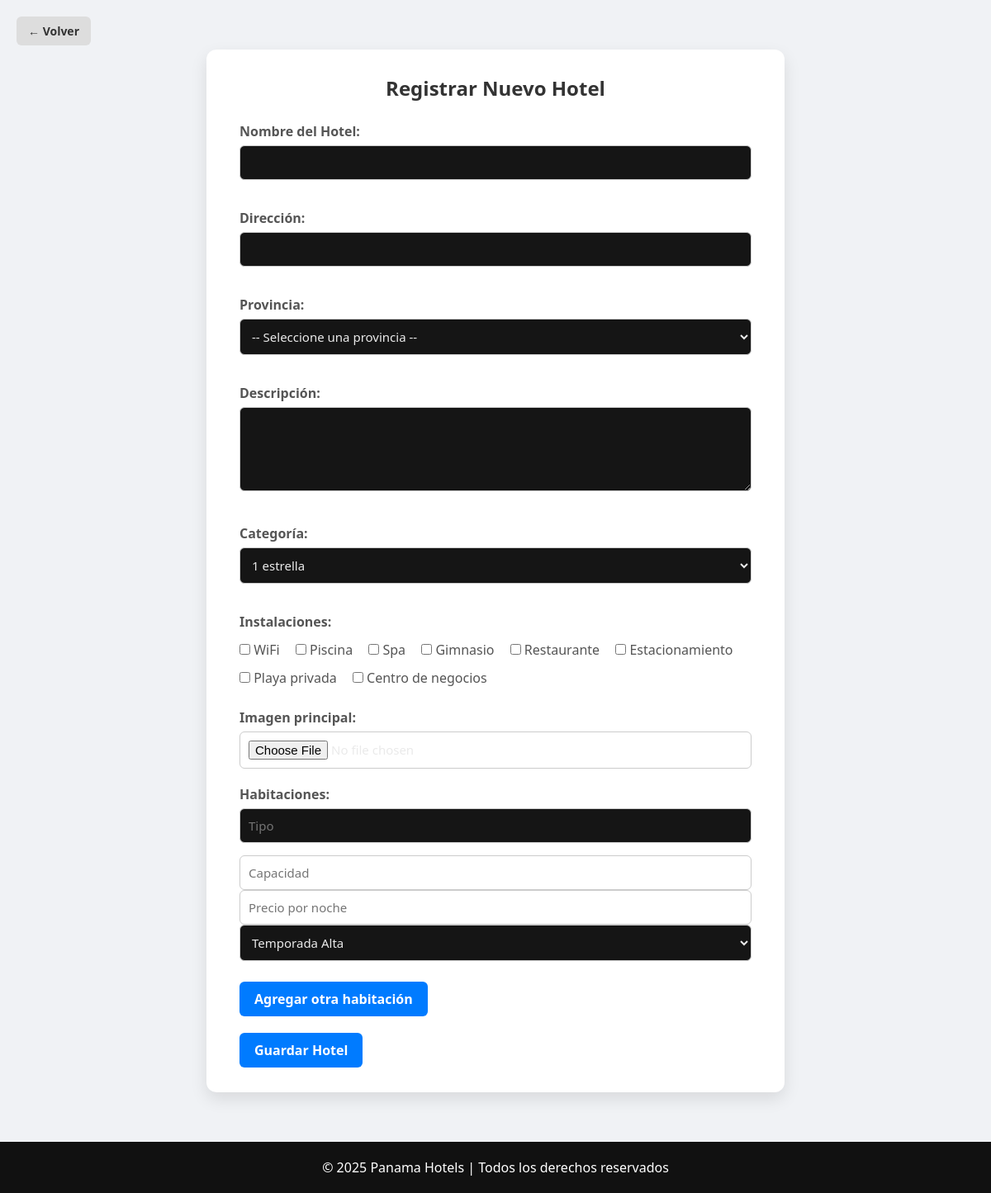
Page /editor/formulario_hotel.php (signed in) on the committed database.
### tables this page shows
CREATE TABLE IF NOT EXISTS `instalaciones` (
  `id` int NOT NULL AUTO_INCREMENT,
  `nombre` varchar(100) NOT NULL,
  PRIMARY KEY (`id`)
);

### editor/formulario_hotel.php (the view, shortened to what this page needs)
<?php
$db = new mod_db();
$conn = $db->getConexion();
$categorias = $conn->query("SELECT * FROM categorias")->fetchAll(PDO::FETCH_ASSOC);
$instalaciones = $conn->query("SELECT * FROM instalaciones")->fetchAll(PDO::FETCH_ASSOC);
?>
<!DOCTYPE html>
<html lang="es">
<head>
  <link rel="stylesheet" href="../css/estilosGenerales.css">
  <link rel="stylesheet" href="../css/formulario_hotel.css">
</head>
<body>
<a href="dashboard_editor.php" class="back-button">← Volver</a>
<div class="form-container">
  <h2>Registrar Nuevo Hotel</h2>
  <form action="procesar_hotel.php" method="POST" enctype="multipart/form-data">
    <div class="form-group">
      <label>Nombre del Hotel:</label>
      <input type="text" name="nombre" required>
    </div>
    <div class="form-group">
      <label>Dirección:</label>
      <input type="text" name="direccion" required>
    </div>
    <div class="form-group">
      <label>Provincia:</label>
      <select name="provincia_id" required>
        <option value="">-- Seleccione una provincia --</option>
      </select>
    </div>
    <div class="form-group">
      <label>Descripción:</label>
      <textarea name="descripcion" rows="4" required></textarea>
    </div>
    <div class="form-group">
      <label>Categoría:</label>
      <select name="categoria_id" required>
        <?php foreach ($categorias as $cat): ?>
          <option value="<?= $cat['id'] ?>"><?= $cat['nombre'] ?></option>
        <?php endforeach; ?>
      </select>
    </div>
    <div class="form-group">
      <label>Instalaciones:</label>
      <div class="checkboxes">
        <?php foreach ($instalaciones as $inst): ?>
          <label>
            <input type="checkbox" name="instalaciones[]" value="<?= $inst['id'] ?>"> <?= $inst['nombre'] ?>
          </label>
        <?php endforeach; ?>
      </div>
    </div>
    <div class="form-group">
      <label>Imagen principal:</label>
      <input type="file" name="imagen" accept="image/*" required>
    </div>
    <div class="form-group">
      <label>Habitaciones:</label>
      <div id="habitaciones">
        <div class="habitacion-group">
          <input type="text" name="tipo_habitacion[]" placeholder="Tipo" required>
          <input type="number" name="capacidad[]" placeholder="Capacidad" min="1" required>
          <input type="number" name="precio[]" placeholder="Precio por noche" min="0" step="0.01" required>
          <select name="temporada[]" required>
            <option value="alta">Temporada Alta</option>
          </select>
        </div>
      </div>
      <button type="button" onclick="agregarHabitacion()" class="btn">Agregar otra habitación</button>
    </div>
    <button type="submit" class="btn">Guardar Hotel</button>
  </form>
</div>
<?php include("../index/footer.php"); ?>
</body>
</html>

### css/estilosGenerales.css (style rules this page uses)
:root { --bg-dark: #121212; --bg-light: #1e1e1e; --accent: #00b894; --accent-hover: #009e7c; --text-light: #eaeaea; --text-muted: #bbbbbb; --border-dark: #2c2c2c; --error: #ff6b6b; }
* { margin: 0; padding: 0; box-sizing: border-box; font-family: 'Segoe UI', Tahoma, Geneva, Verdana, sans-serif; }
body { background-color: var(--bg-dark); color: var(--text-light); min-height: 100vh; padding: 20px; }
h1, h2, h3 { color: #ffffff; margin-bottom: 20px; text-align: center; }
input[type="text"], input[type="email"], input[type="password"], select, textarea { width: 100%; padding: 12px; margin-bottom: 15px; border: 1px solid var(--border-dark); border-radius: 6px; background-color: #151515; color: var(--text-light); font-size: 15px; }
button { background-color: var(--accent); color: #fff; border: none; padding: 12px 16px; border-radius: 6px; cursor: pointer; font-size: 16px; transition: background-color 0.3s ease; }
a { color: var(--accent); text-decoration: none; }
html, body { height: 100%; margin: 0; display: flex; flex-direction: column; }

### css/formulario_hotel.css (style rules this page uses)
body { font-family: Arial, sans-serif; background-color: #f0f2f5; margin: 0; padding: 0; }
.form-container { max-width: 700px; margin: 60px auto; background-color: #fff; padding: 30px 40px; border-radius: 12px; box-shadow: 0 8px 20px rgba(0,0,0,0.1); position: relative; }
h2 { text-align: center; margin-bottom: 25px; color: #333; }
.form-group { margin-bottom: 20px; }
label { display: block; margin-bottom: 6px; font-weight: bold; color: #555; }
input[type="text"], input[type="number"], input[type="file"], select, textarea { width: 100%; padding: 10px; border-radius: 6px; border: 1px solid #ccc; font-size: 15px; }
textarea { resize: vertical; }
.checkboxes label { display: inline-block; margin-right: 15px; margin-top: 6px; font-weight: normal; }
.btn { background-color: #007bff; color: #fff; padding: 10px 18px; border: none; border-radius: 6px; cursor: pointer; font-weight: bold; transition: background-color 0.3s ease; }
.habitacion-group { margin-bottom: 10px; }
.back-button { position: absolute; top: 20px; left: 20px; text-decoration: none; background-color: #ddd; color: #333; padding: 8px 14px; border-radius: 6px; font-size: 14px; font-weight: bold; display: inline-block; transition: background-color 0.3s ease; }

### rows in the picture
instalaciones: nombre "WiFi"
instalaciones: nombre "Piscina"
instalaciones: nombre "Spa"
instalaciones: nombre "Gimnasio"
instalaciones: nombre "Restaurante"
instalaciones: nombre "Estacionamiento"
instalaciones: nombre "Playa privada"
instalaciones: nombre "Centro de negocios"

### other values in the picture
form field categoria_id "1 estrella"
